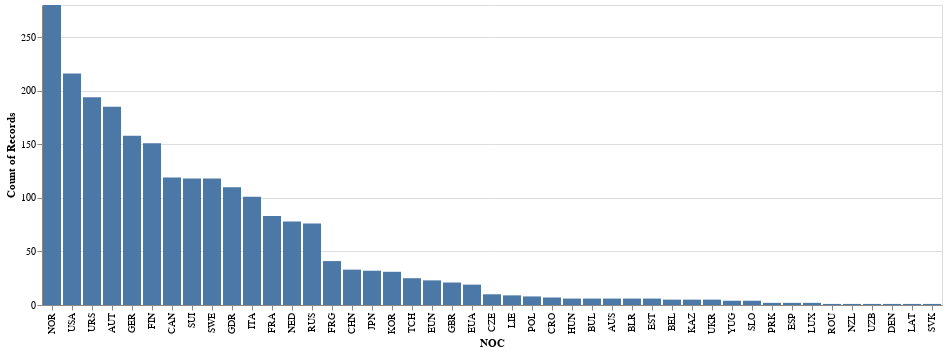

The notebook cell this image was saved under:
### Code cell
alt.Chart(df_m).mark_bar().encode(
    x=alt.X('NOC:N',
    sort='-y'),
    y=alt.Y('count(NOC):Q'),
    tooltip='count(NOC):Q'

)

### Figure 1 — Vega-Lite specification as saved in the notebook (floating-point values rounded to 4 significant figures; data arrays with more than 128 entries replaced by an {"elided": "..."} marker saying what was removed)
{"config": {"view": {"continuousWidth": 400, "continuousHeight": 300}}, "data": {"name": "data-699fbe242853df541b09883d2976daef"}, "mark": "bar", "encoding": {"tooltip": {"type": "quantitative", "aggregate": "count", "field": "NOC"}, "x": {"type": "nominal", "field": "NOC", "sort": "-y"}, "y": {"type": "quantitative", "aggregate": "count", "field": "NOC"}}, "$schema": "https://vega.github.io/schema/vega-lite/v4.8.1.json", "datasets": {"data-699fbe242853df541b09883d2976daef": {"elided": "2311 records"}}}
